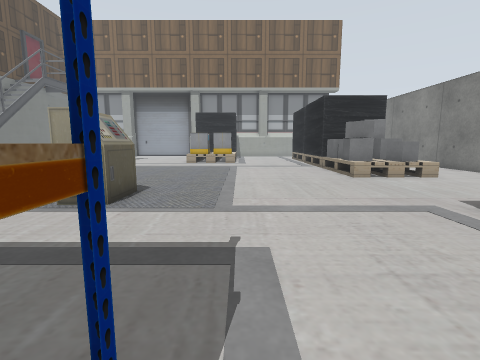
[1] (above)

16 first-person views from a walk through a robot-simulator world made for Gazebo. The camera is 0.72 m above the floor, tilts 8° down and sees 85° across. The floor is counted in squares, 0.5 m on a side. Each view is taken from the middle of a square. On the plan, view 1 faces up. The plan holds only what a view shows up to about 13 squares ahead; the rest is blank. The place goes on beyond the plan. Robots are left out. Some stock models are drawn as simple stand-ins. Some surface patterns are stand-ins.

[2]
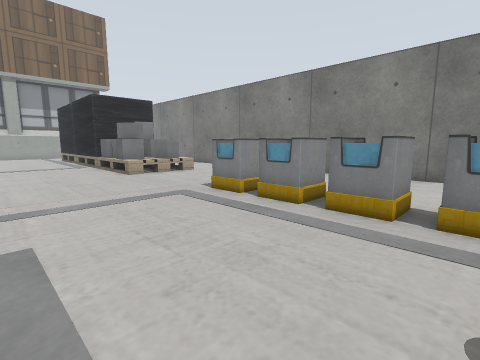

[3]
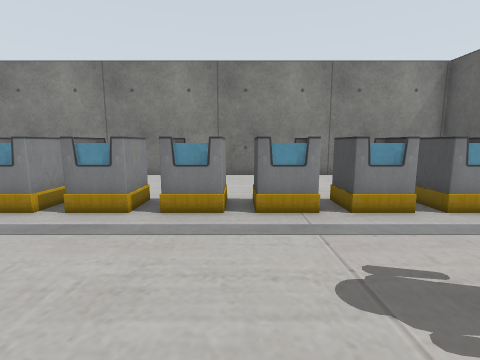

[4]
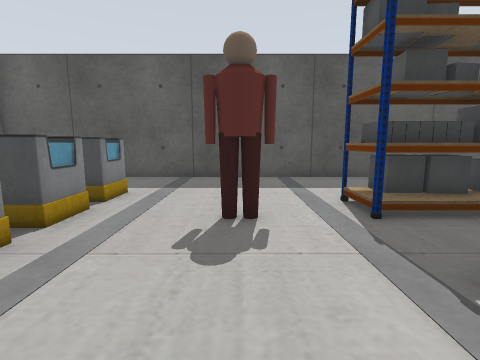

[5]
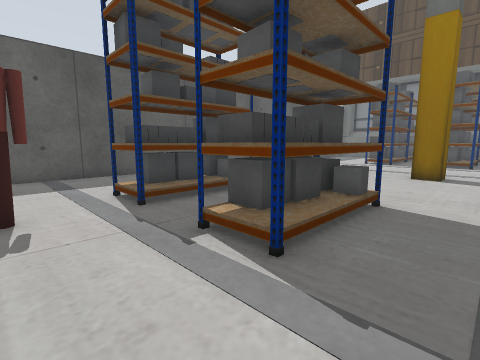

[6]
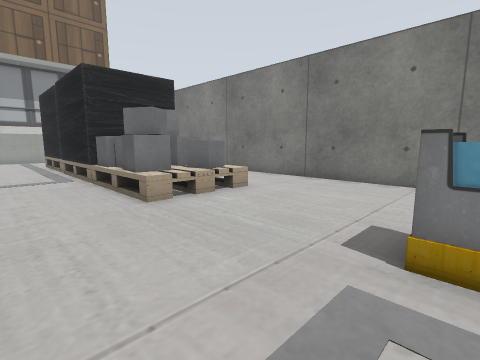

[7]
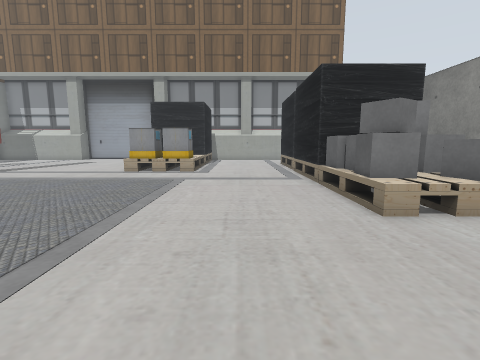

[8]
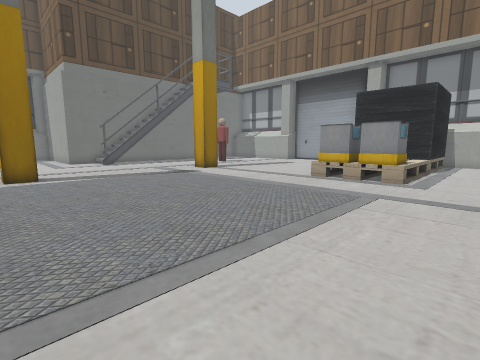

[9]
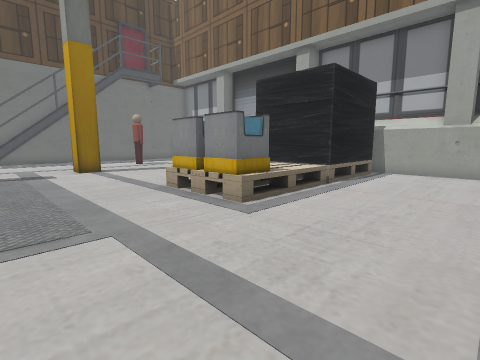

[10]
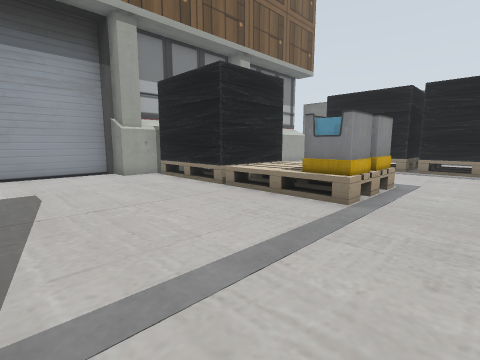

[11]
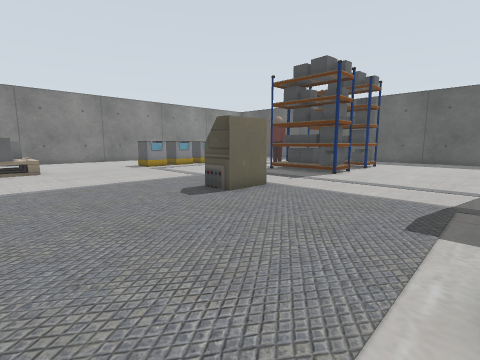

[12]
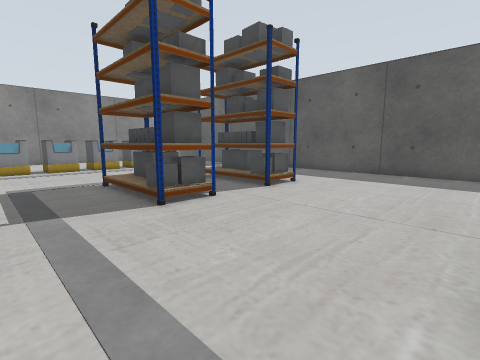

[13]
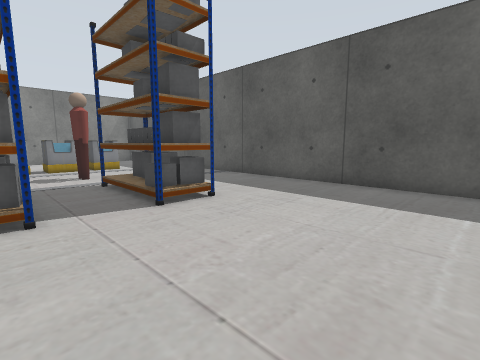

[14]
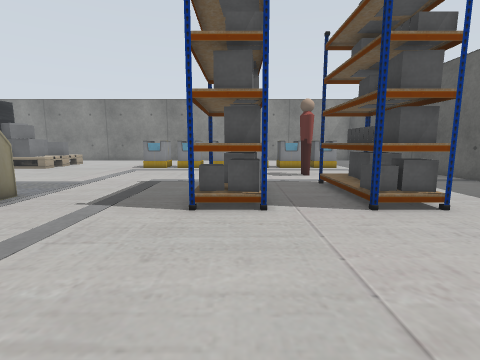

[15]
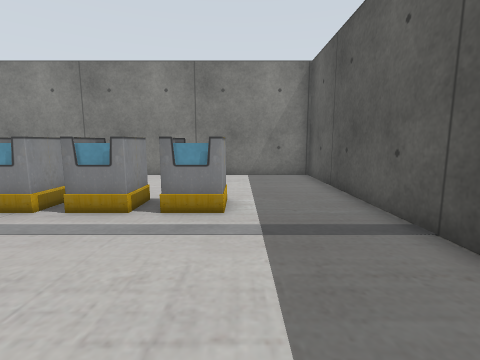

[16]
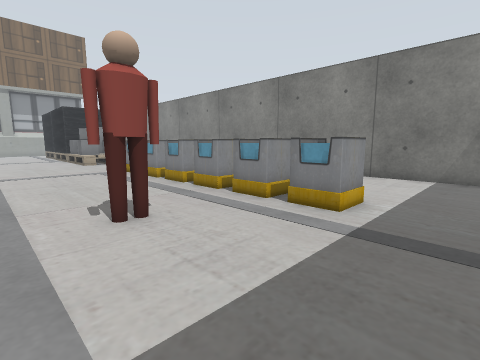

### Floor plan
Key: @ floor where view 1 was taken; # wall or solid block; . floor; = window, fence, low wall or low ledge; B bin; P person.
Columns run from 11 left of view 1 to 12 right of it. Each row starts with its distance up from view 1.
 30   #####    ####
 29   ....##  #####
 28  ......#####...
 27  ......#   #...
 26  ......#= =#....
 25  ......#   #....
 24  ......#####....
 23  ......=====....
 22  ......=====....
 21  ......####=....#
 20  ......#BBB=....##
 19 #......====.....#      #
 18 #...............#      #
 17 ................#      #
 16 ................####
 15  ...............# ##
 14 ................####   #
 13 ................#### ..#
 12 ................####...#
 11 #...............====...#
 10 #......................#
  9  ......................#
  8  ......==..............#
  7  ......#=..............#
  6  ......==........B...  #
  5  ...............BBB    #
  4  ................B   ..#
  3  ...............BBB....#
  2 .................B..   #
  1 #......####.....BBB....#
  0 #......####@.....B.....#
 -1 .......####.....BBB    #
 -2  ................B..  .#
 -3  ......####.PPP.BBB....#
 -4  ......####......B..  .#
 -5  ......####.....B B....#
 -6  ................B.....#
 -7  ......................#
 -8  ......................#
 -9  #######################

Where each view was taken, in squares from view 1:
view 1: 0 up, 0 right, facing up
view 2: 1 down, 0 right, facing up-right
view 3: 0 up, 0 right, facing right
view 4: 2 up, 2 right, facing down
view 5: 3 up, 2 right, facing down-left
view 6: 5 up, 2 right, facing up-right
view 7: 6 up, 2 right, facing up
view 8: 9 up, 2 right, facing up-left
view 9: 15 up, 4 right, facing up-left
view 10: 17 up, 10 left, facing up-right
view 11: 13 up, 10 left, facing down-right
view 12: 4 up, 10 left, facing down-right
view 13: 0 up, 10 left, facing down-right
view 14: 0 up, 10 left, facing right
view 15: 6 down, 0 right, facing right
view 16: 8 down, 0 right, facing up-right
